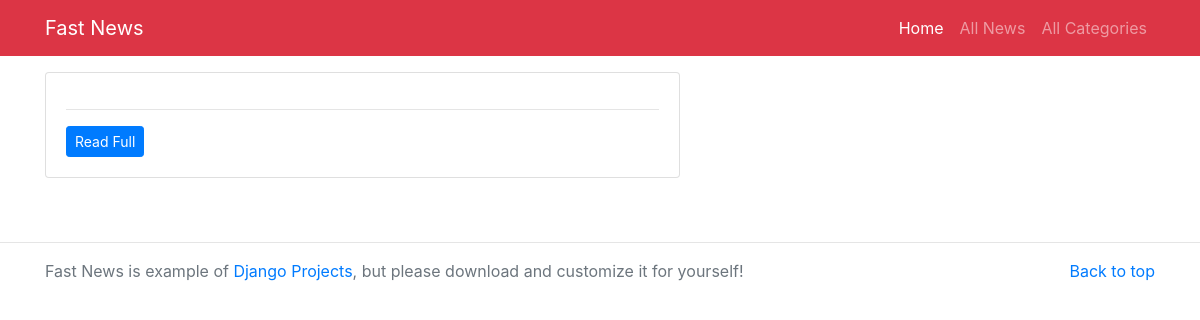
/, run on an earlier commit of the app's database.
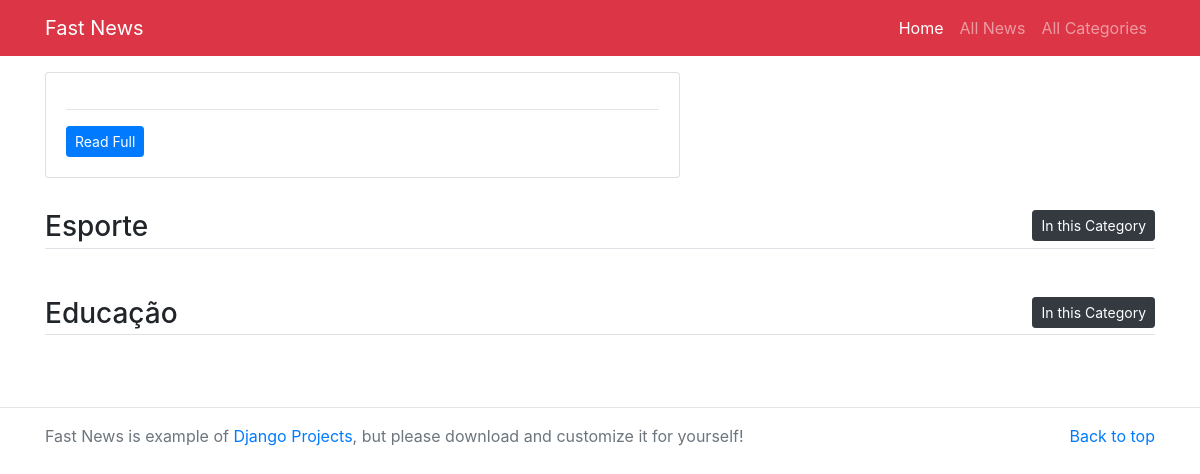
And on a later commit of the database.
### main/models.py (models this page shows, shortened)
class Category(models.Model):
    title = models.CharField(max_length=200)
    category_image = models.ImageField(upload_to='imgs/')
    class Meta:
        verbose_name = 'Categoria'
        verbose_name_plural = 'Categorias'

### main/views.py (the view)
# urls.py: path('', views.home, name='home')
def home(request):
    first_news=News.objects.first()
    three_news=News.objects.all()[1:3]
    three_categories=Category.objects.all()[0:3]
    return render(request, 'home.html', {
        'first_news': first_news,
        'three_news': three_news,
        'three_categories': three_categories
    })

### main/templates/home.html (shortened to what this page needs)
{% extends 'base.html' %}
{% block content %}
<main class="container mt-3 mb-5">
	<div class="row my-3">
		<div class="col-md-7">
			<div class="card mb-3">
			  <div class="card-body">
			    <hr/>
			    <p class="card-text"><a href="/detail/{{first_news.id}}" class="btn btn-sm btn-primary">Read Full</a></p>
			  </div>
			</div>
		</div>
		<div class="col-md-5" style="max-height: 450px; overflow: auto;">
		</div>
	</div>
	{% for category in three_categories %}
	<h3 class="border-bottom pb-1">{{category.title}} <a href="/category/{{category.id}}" class="float-right btn btn-sm btn-dark">In this Category</a></h3>
	{% endfor %}
</main>
{% endblock %}

What changed in the data, as far as the page shows it:
added Category: title "Esporte"
added Category: title "Educação"
